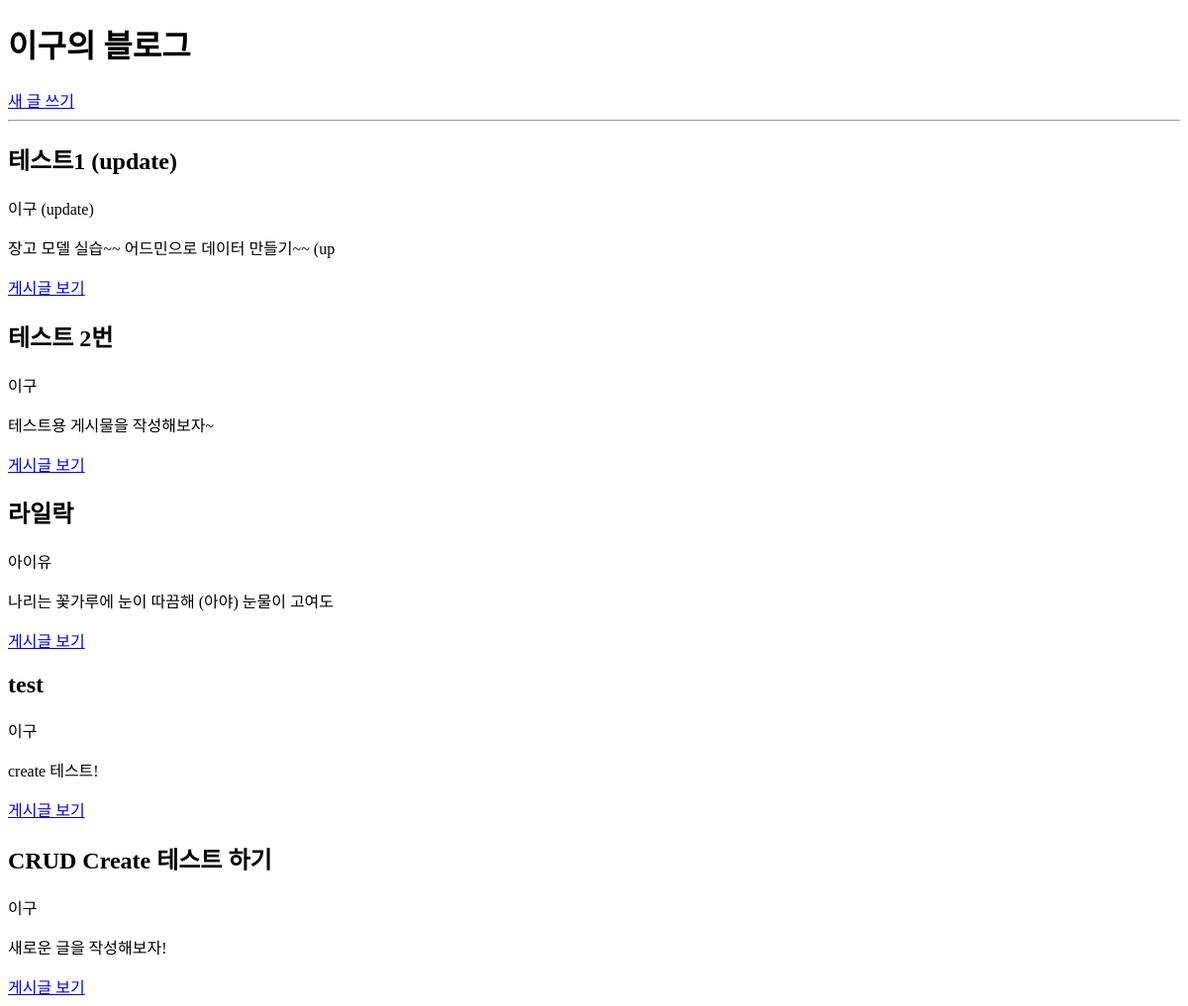
Before: / with the older database file.
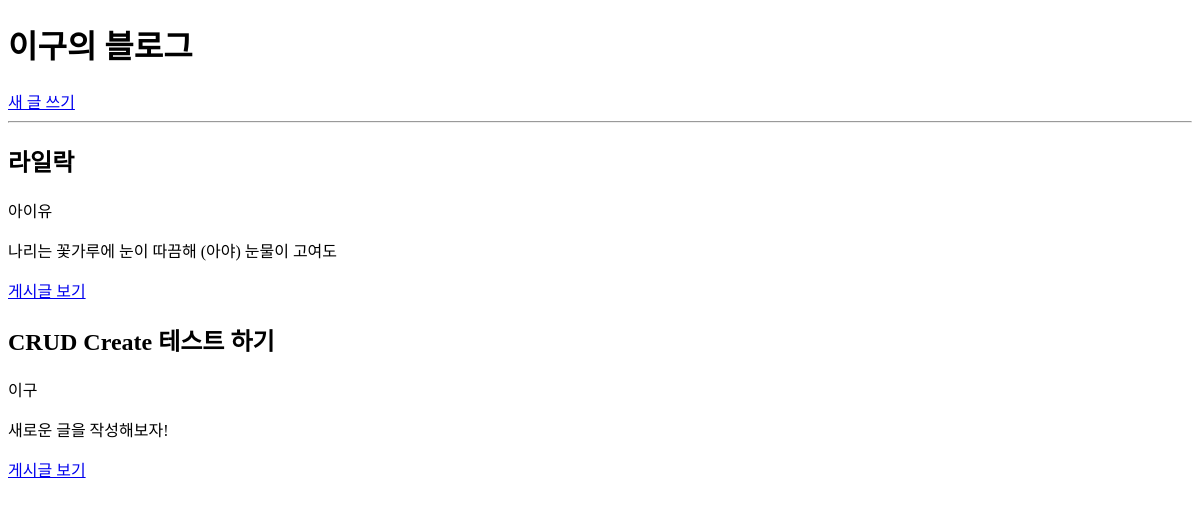
After: the same page with the newer database file.
### blog/models.py (models this page shows, shortened)
class Blog(models.Model):
    title = models.CharField(max_length=200)
    writer = models.CharField(max_length=100)
    pub_date = models.DateTimeField()
    body = models.TextField()
    def summary(self):
        return self.body[:30]

### blog/views.py (the view)
# urls.py: 2. Add a URL to urlpatterns:  path('', views.home, name='home')
def home(request):
    blogs = Blog.objects.all()
    return render(request, 'home.html', { 'blogs': blogs })

### blog/templates/home.html (shortened to what this page needs)
<!DOCTYPE html>
<html lang="en">
<head>
</head>
<body>
    <h1>이구의 블로그</h1>
    <a href="{% url 'new' %}">새 글 쓰기</a>
    <hr>
    {% for blog in blogs %}
        <h2>{{ blog.title }}</h2>
        <p>{{ blog.writer }}</p>
        <p>{{ blog.summary }}</p>
        <a href="{% url 'detail' blog.id %}">게시글 보기</a>
    {% endfor %}
</body>
</html>

Changed rows visible on the page:
removed Blog: title "테스트1 (update)", writer "이구 (update)", summary "장고 모델 실습~~ 어드민으로 데이터 만들기~~ (up"
removed Blog: title "테스트 2번", writer "이구", summary "테스트용 게시물을 작성해보자~"
removed Blog: title "test", writer "이구", summary "create 테스트!"
